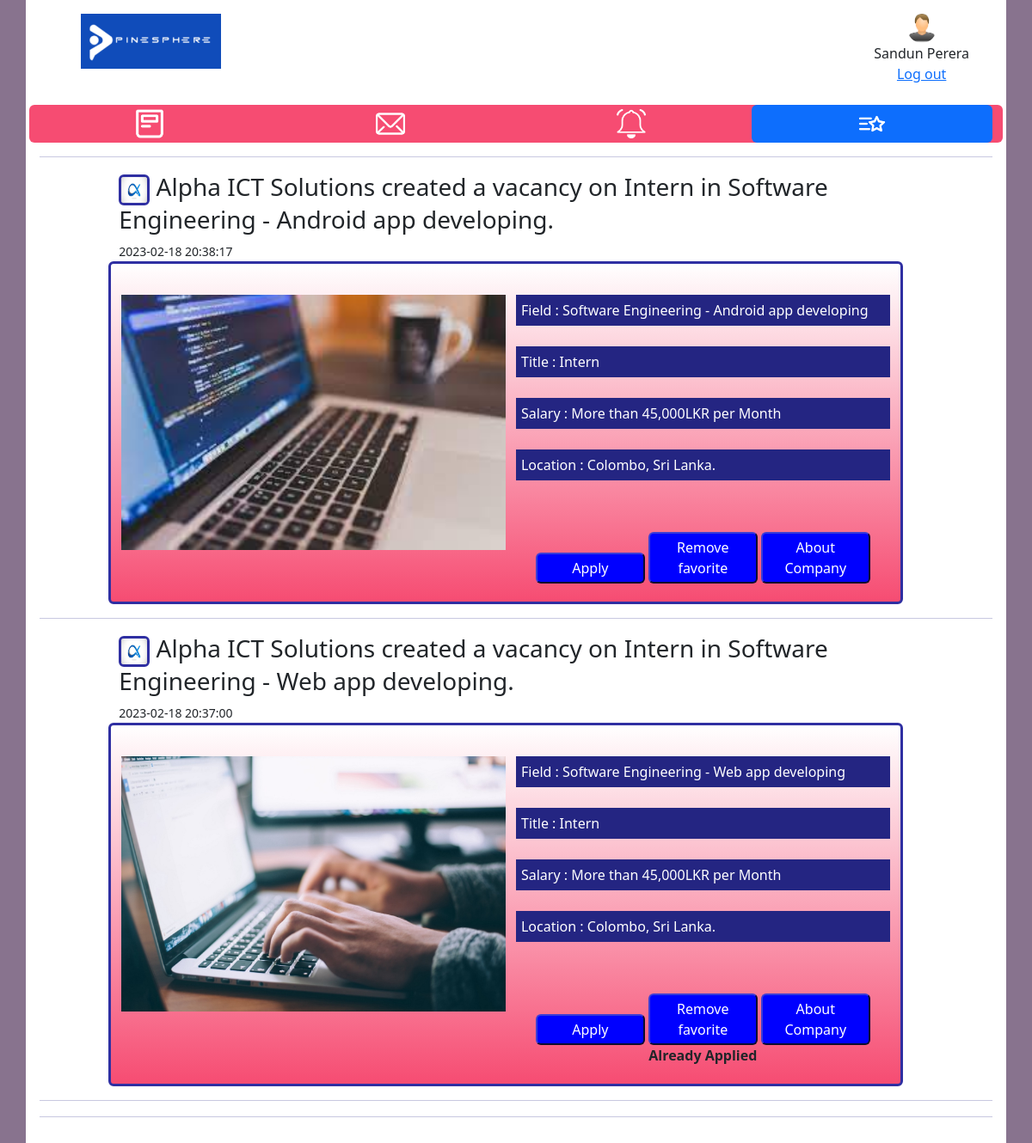
The app's page /stufav/a7ea4804-16d6-4841-be45-13508477e0c5/, older data.
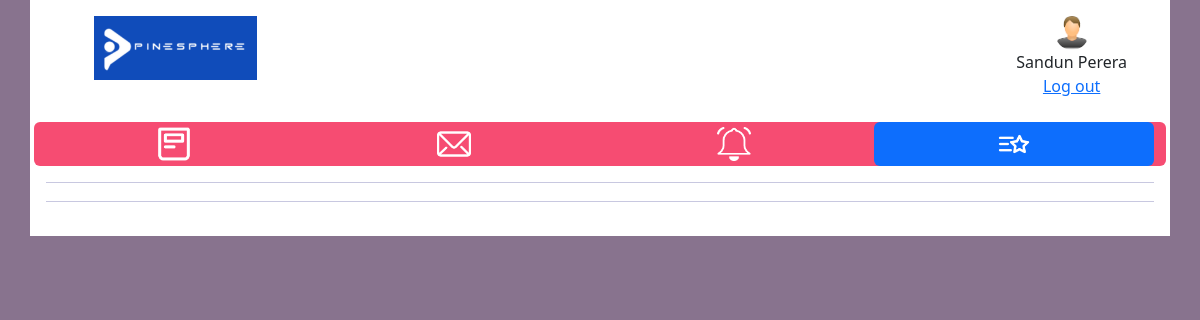
The same page, newer data.
### WorkplaceApp/models.py (models this page shows)
class studentDataTable(models.Model):
    stuid = models.UUIDField(default=uuid.uuid4, primary_key=True, editable=False, unique=True)
    firstname = models.CharField(max_length=100)
    lastname = models.CharField(max_length=100)
    address = models.TextField(blank=True, null=True)
    email = models.CharField(max_length=200)
    tel = models.CharField(max_length=50)
    university = models.CharField(max_length=200)
    degree = models.TextField(blank=True, null=True)
    linkedin = models.CharField(blank=True, null=True, max_length=1000)
    createtimestamp = models.DateTimeField(auto_now_add=True)
    updatetimestamp = models.DateTimeField(auto_now_add=True)
    profilepic = models.ImageField(null=True, blank=True)
    username = models.CharField(unique=True, max_length=200)
    password = models.CharField(max_length=100)

class studentfavorite(models.Model):
    flyer = models.ForeignKey(flyerdata, on_delete=models.CASCADE, null=True, blank=True)
    student = models.ForeignKey(studentDataTable, on_delete=models.CASCADE, null=True, blank=True)

class flyerdata(models.Model):
    flyerid = models.UUIDField(default=uuid.uuid4, primary_key=True, editable=False, unique=True)
    company = models.ForeignKey(companyDataTable, on_delete=models.CASCADE, null=True, blank=True)
    jobfield = models.CharField(max_length=100)
    jobpost = models.CharField(max_length=100)
    salary = models.CharField(max_length=50)
    location = models.CharField(max_length=1000)
    flyerimage = models.ImageField()
    createtimestamp = models.CharField(max_length=30)
    updatetimestamp = models.CharField(max_length=30)

class companyDataTable(models.Model):
    comid = models.UUIDField(default=uuid.uuid4, primary_key=True, editable=False, unique=True)
    companyname = models.CharField(max_length=100)
    comregno = models.CharField(max_length=500)
    address = models.TextField(blank=True, null=True)
    email = models.CharField(max_length=200)
    tel = models.CharField(max_length=50)
    preffield = models.CharField(max_length=300)
    linkedin = models.CharField(blank=True, null=True, max_length=1000)
    createtimestamp = models.DateTimeField(auto_now_add=True)
    updatetimestamp = models.DateTimeField(auto_now_add=True)
    profilepic = models.ImageField(null=True, blank=True)
    username = models.CharField(unique=True, max_length=200)
    password = models.CharField(max_length=100)

class studentapply(models.Model):
    flyer = models.ForeignKey(flyerdata, on_delete=models.CASCADE, null=True, blank=True)
    student = models.ForeignKey(studentDataTable, on_delete=models.CASCADE, null=True, blank=True)

### WorkplaceApp/views.py (the view)
# urls.py: path('stufav/<str:stuid>/', views.stufav, name="stufav"),
def stufav(request, stuid):
    studb = studentDataTable.objects.get(stuid=stuid)
    stufav = studentfavorite.objects.filter(student = studb)
    stuapply = studentapply.objects.filter(student=studb)
    return render(request, "student/stufavorite.html",{'studb':studb, 'stufav':stufav, 'stuapply':stuapply})

### template/student/stufavorite.html (shortened to what this page needs)
<!DOCTYPE html>
<html>
<head>
	{% load static %}
	<link href="https://cdn.jsdelivr.net/npm/bootstrap@5.2.3/dist/css/bootstrap.min.css" rel="stylesheet">
  	<link href="{% static 'css/style.css' %} " rel="stylesheet">
</head>
<body style="background-color: #88738E;">
		<div class="container p-3" style="background-color: #ffffff;">
			<div class="row header">
				<div class="col-3 col-sm-3">
				<img src="{% static 'images/logointern.png' %}" alt="Company Logo" style=" height: 64px; width: auto;" class="companyLogo">
				</div>
				<div class="col-7 col-sm-7">
				</div>
				<div class="col-2 col-sm-2">
				<img src="{{studb.profilepic.url}}" alt="profile pic" style="width: 34px; height: 34px;" class="usericon rounded-pill "><br>{{studb.firstname}}  {{studb.lastname}}<br><a href="{% url 'logout' %}">Log out</a>
				</div>
			</div>
			<br>
			<div class="row sticky">
			  <ul class="nav nav-pills nav-justified navbarclr">
			    <li class="nav-item">
			      <a class="nav-link" href="{% url 'stufeed' studb.stuid %}"> <img src="{% static 'images/icon/feedwhite.png' %}" alt="Feed" style="width: 34px; height: 34px;" class="btnicon"> </a>
			    </li>
			    <li class="nav-item">
			      <a class="nav-link" href="{% url 'stumsg' studb.stuid %}"><img src="{% static 'images/icon/msgwhite.png' %}" alt="Messages" style="width: 34px; height: 34px;" class="btnicon"></a>
			    </li>
			    <li class="nav-item">
			      <a class="nav-link" href="{% url 'StuNotifications' studb.stuid %}"><img src="{% static 'images/icon/notificationwhite.png' %}" alt="Notification" style="width: 34px; height: 34px;" class="btnicon"></a>
			    </li>
			    <li class="nav-item">
			      <a class="nav-link  active" href="{% url 'stufav' studb.stuid %}"><img src="{% static 'images/icon/favoritewhite.png' %}" alt="Favorite" style="width: 34px; height: 34px;" class="btnicon"></a>
			    </li>
			  </ul>
			</div>
			<hr style="color:#242582; height:3px;">
			{% for i in stufav %}
			<div class="row" id="feedpost">
				<div class="row">
					<div class="col-1 col-sm-1"></div>
					<div class="col-10 col-sm-10" align="center">
						<div class="feedposttitle" align="left">
							<h3><img src="{{i.flyer.company.profilepic.url}}" style="width: 36px; height: 36px;" class="feedtitleicon"> {{i.flyer.company.companyname}} created a vacancy on  {{i.flyer.jobpost}} in {{i.flyer.jobfield}}. </h3>
							<small>{{i.flyer.updatetimestamp}}</small>
						</div>
					</div>
					<div class="col-1 col-sm-1"></div>
				</div>
				<div class="row">
					<div class="col-1 col-sm-1"></div>
					<div class="col-10 col-sm-10 feedpostcontent" >
						<br>
						<div class="img" style="float: left; width: 50%">
							<img src="{{i.flyer.flyerimage.url}}" style="width: 100%; height: auto;">
						</div>
						<div class="details"  style="float: left; width: 50%">
							<div class="textdetails">
								Field : {{i.flyer.jobfield}}
							</div><br>
							<div class="textdetails">
								Title : {{i.flyer.jobpost}}
							</div><br>
							<div class="textdetails">
								Salary : {{i.flyer.salary}}
							</div><br>
							<div class="textdetails">
								Location : {{i.flyer.location}}
							</div><br><br>
							<div class="feedbtn" align="center">
								<a href="{% url 'apply' studb.stuid i.flyer.flyerid %}"> <button class="commonbtn">Apply</button></a>
								<a href="{% url 'removefrmfav' studb.stuid i.flyer.flyerid %}"><button class="commonbtn">Remove favorite</button></a>
								<a href="{% url 'viewCompany' studb.stuid i.flyer.company.comid %}"><button class="commonbtn">About Company</button></a>
								<br>
								<b>
								{% for m in stuapply %}
								{% if m.flyer.flyerid == i.flyer.flyerid %}
									Already Applied
								{% endif %}
								{% endfor %}
								</b>
							</div>
						</div>
					</div>
					<div class="col-1 col-sm-1"></div>
				</div>
			</div>
			<hr style="color:#242582; height:3px;">
			{% endfor %}
			<hr style="color:#242582; height:3px;">
        </div>
        </body>
        </html>

### static/css/style.css (style rules this page uses)
.header { text-align: center; }
div.sticky { position: -webkit-sticky; position: sticky; top: 0; padding: 0px; }
.nav-item > a { padding: 5px; color: black }
.navbarclr { background-color: #f64c72; border-radius: 6px; }
:root { --primary-color:#242582; }

Row changes from the older to the newer data that the page shows:
removed studentfavorite: flyer.company.profilepic (picture), flyer.company.companyname "Alpha ICT Solutions", flyer.jobpost "Intern", flyer.jobfield "Software Engineering - Android app developing", flyer.updatetimestamp "2023-02-18 20:38:17", flyer.flyerimage (picture), flyer.salary "More than 45,000LKR per Month", flyer.location "Colombo, Sri Lanka."
removed studentfavorite: flyer.company.profilepic (picture), flyer.company.companyname "Alpha ICT Solutions", flyer.jobpost "Intern", flyer.jobfield "Software Engineering - Web app developing", flyer.updatetimestamp "2023-02-18 20:37:00", flyer.flyerimage (picture), flyer.salary "More than 45,000LKR per Month", flyer.location "Colombo, Sri Lanka."
removed studentapply: shows "Already Applied"
